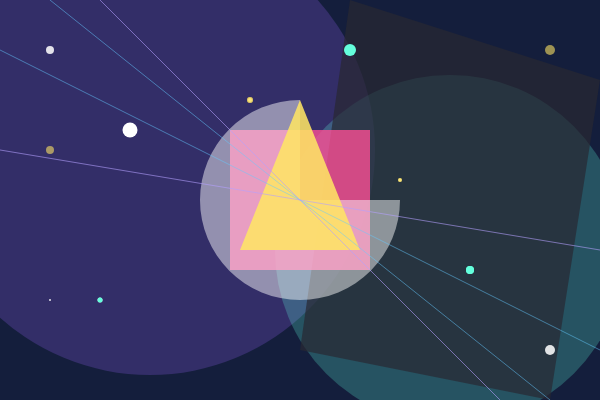
Frame 1 (no input)
Frame 60 (no input): identical to frame 1, image omitted
Frame 120 (the mouse pressed at the canvas centre since frame 60): identical to frame 1, image omitted

The p5.js sketch that drew this single still picture (run headless with seeded random() and noise() and a simulated clock; from frame 60 on, the mouse is pressed at the canvas centre):

// p5.js sketch
// ── sketch.js
function setup() {
  createCanvas(600, 400);
}

function draw() {
 background(20, 30, 60);


noStroke();
  fill(120, 80, 200, 80); 
  ellipse(150, 150, 450, 450);

  fill(100, 255, 220, 60); 
  ellipse(450, 250, 350, 350);

  fill(40, 40, 50, 180);
  quad(350, 0, 600, 80, 550, 400, 300, 350);
  
  rectMode(CENTER);
  fill(255, 80, 150, 200);
  rect(300, 200, 140, 140);
  
  fill(255, 255, 255, 120);
  arc(300, 200, 200, 200, 0, radians(270));
  
  fill(255, 230, 100, 220);
  triangle(300, 100, 240, 250, 360, 250);
  
  stroke(100, 200, 255);
  strokeWeight(0.5);
  line(0, 50, 600, 350);
  line(50, 0, 550, 400);
  stroke(180, 160, 255, 150);
  strokeWeight(1);
  line(100, 0, 500, 400);
  line(0, 150, 600, 250);

  
  noStroke();
  fill(255);
  circle(130, 130, 15);
  fill(100, 255, 220);
  circle(470, 270, 8);
  
  fill(255, 255, 255, 220); 
  circle(50, 50, 8);
  circle(550, 350, 10);
  circle(100, 300, 5); 
  circle(350, 50, 6);
  circle(250, 100, 4);
  circle(400, 180, 3);
  circle(50, 300, 2);

  fill(100, 255, 220);
  circle(470, 270, 8);
  circle(100, 300, 5);
  circle(350, 50, 12);
  
  fill(255, 230, 100, 150);
  circle(250, 100, 6);
  circle(400, 180, 4);
  
  fill(255, 230, 100, 150); 
  circle(250, 100, 6);
  circle(400, 180, 4);
  circle(50, 150, 8); 
  circle(550, 50, 10);
}
